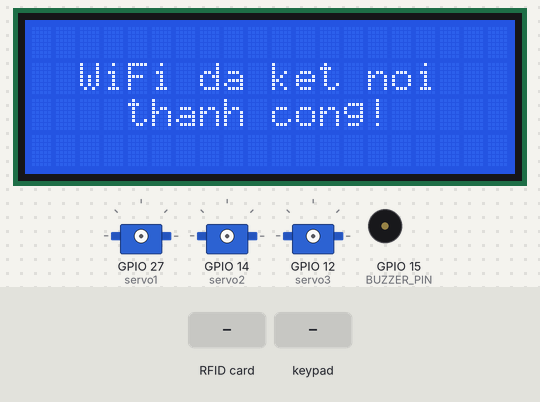
This sketch was run on a simulated ESP32. On the bench: 20×4 character LCD, 3 × servo, buzzer (waves = sounding, pin HIGH). The test bench sets the inputs (shaded band). WiFi joins after 1.5 s; servers stay silent unless stated; uploads are accepted with an empty reply; what the sketch prints to the serial monitor is not drawn.

Above: at 1.7 s.
At 5.9 s:
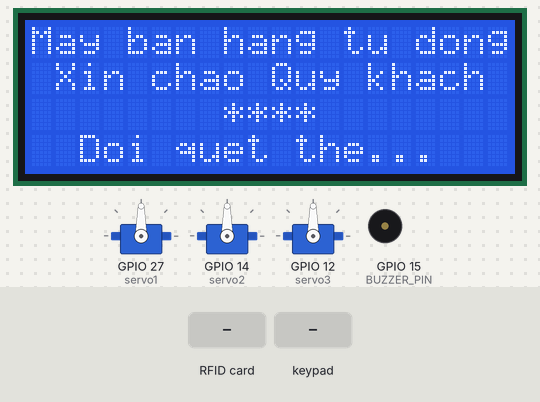
6.0 s: RFID card 5E 7A 19 C4 held to the reader
At 7.9 s:
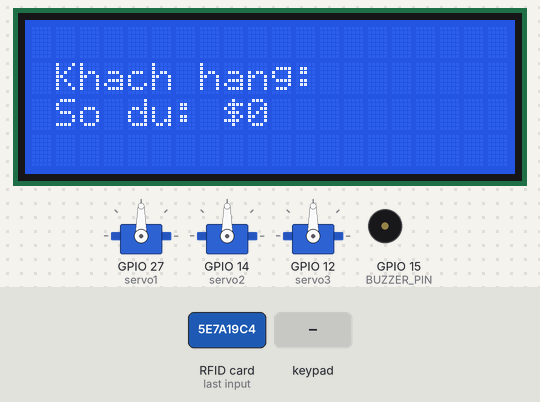
8.2 s: keypad keys 0 1 3 3 4 3 5 # pressed 0.4 s apart
At 13.2 s:
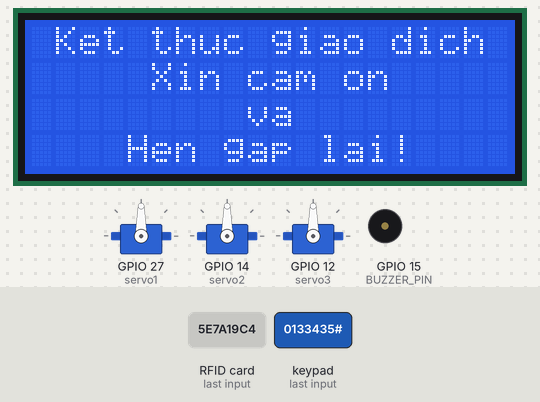
Timing chart, 0 to 14.7 s (numbered marks = the images above; inputs shaded):
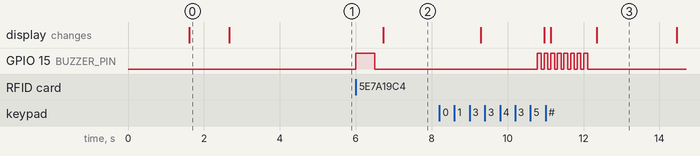

The sketch:

Source.ino
```cpp
// ==== KHAI BÁO THƯ VIỆN ====
#include <WiFi.h>
#include <HTTPClient.h>
#include <WiFiClientSecure.h>
#include <Wire.h>
#include <LiquidCrystal_I2C.h>
#include <Keypad.h>
#include <SPI.h>
#include <MFRC522.h>
#include <ESP32Servo.h>

// ==== WIFI ====
const char* ssid = "HuynhQuys";
const char* password = "244466666";

// ==== GOOGLE SCRIPT ====
const String scriptURL = "https://script.google.com/macros/s/AKfycbz6kQmtLExcuUelAeKr0sWueTosuHKTVhTfu-ygqH-k5GDo0uqm0nww5BEHbX5gKVov/exec";

// ==== CHÂN KẾT NỐI ====
#define RST_PIN  4
#define SS_PIN   5
#define BUZZER_PIN  15

// ==== LCD & KEYPAD ====
LiquidCrystal_I2C lcd(0x27, 20, 4);
const byte ROWS = 4;
const byte COLS = 4;
char keys[ROWS][COLS] = {
  {'1','2','3','A'},
  {'4','5','6','B'},
  {'7','8','9','C'},
  {'*','0','#','D'}
};
byte rowPins[ROWS] = {0, 13, 34, 35};
byte colPins[COLS] = {32, 33, 25, 26};
Keypad keypad = Keypad(makeKeymap(keys), rowPins, colPins, ROWS, COLS);

// ==== RFID ====
MFRC522 rfid(SS_PIN, RST_PIN);
String currentUID = "";
bool rfidDetected = false;

// ==== SERVO ====
Servo servo1, servo2, servo3;

// ==== GIÁ SẢN PHẨM ====
int PRODUCT_PRICES[] = {0, 1, 2, 3};
int userBalance = 0;
String enteredCode = "";
String userName = "";

void setup() {
  Serial.begin(115200);

  lcd.init();
  lcd.backlight();
  lcd.setCursor(0, 0);
  lcd.print("Dang ket noi WiFi...");

  WiFi.begin(ssid, password);
  while (WiFi.status() != WL_CONNECTED) {
    delay(500);
    Serial.print(".");
  }

  lcd.clear();
  lcd.setCursor(2, 1);
  lcd.print("WiFi da ket noi");
  lcd.setCursor(4, 2);
  lcd.print("thanh cong!");
  delay(1000);

  lcd.clear();
  lcd.setCursor(0, 0);
  lcd.print("May ban hang tu dong");
  lcd.setCursor(1, 1);
  lcd.print("Xin chao Quy khach");
  lcd.setCursor(8, 2);
  lcd.print("****");
  lcd.setCursor(2, 3);
  lcd.print("Doi quet the...");
  delay(2000);

  SPI.begin(18, 19, 23, SS_PIN);
  rfid.PCD_Init();

  servo1.attach(27);
  servo2.attach(14);
  servo3.attach(12);

  pinMode(BUZZER_PIN, OUTPUT);
  digitalWrite(BUZZER_PIN, LOW);
}

void loop() {
 if (!rfidDetected) {
  if (rfid.PICC_IsNewCardPresent() && rfid.PICC_ReadCardSerial()) {
    currentUID = "";
    for (byte i = 0; i < rfid.uid.size; i++) {
      if (rfid.uid.uidByte[i] < 0x10) currentUID += "0";
      currentUID += String(rfid.uid.uidByte[i], HEX);
      currentUID.toUpperCase();
    }
    longBeep();
    Serial.println("UID đọc được: " + currentUID);

    rfid.PICC_HaltA();

      // Gọi Google Script để lấy tên và số dư
      String userData = getUserInfo(currentUID);
      if (userData.startsWith("UNKNOWN")) {
       rfidDetected = false;
       return;
      }
      int separatorIndex = userData.indexOf('|');
      userName = userData.substring(0, separatorIndex);
      userBalance = userData.substring(separatorIndex + 1).toInt();

      rfidDetected = true;

      lcd.clear();
      lcd.setCursor(1, 1);
      lcd.print("Khach hang: " + userName);
      lcd.setCursor(1, 2);
      lcd.print("So du: $" + String(userBalance));
      delay(2500);

      lcd.clear();
      lcd.setCursor(0, 0);
      lcd.print("So du: $" + String(userBalance));
      lcd.setCursor(0, 1);
      lcd.print("Chon san pham");
      lcd.setCursor(0, 2);
      lcd.print("bang phim 1 2 3");
      lcd.setCursor(0, 3);
      lcd.print("Nhan phim # de thoat");
      delay(1500);
      enteredCode = "";
    }
    return;
  }

  char key = keypad.getKey();
  if (key) {
    beep();

    if (key == '*') {
      int code = enteredCode.toInt();
      if (code >= 1 && code <= 3) {
        int price = PRODUCT_PRICES[code];
        if (userBalance >= price) {
          userBalance -= price;
          lcd.clear();
          lcd.setCursor(3, 1);
          lcd.print("Thanh toan OK");
          lcd.setCursor(6, 2);
          lcd.print("Gia: $" + String(price));
          beep();
          delay(1000);
          activateServo(code);
        } else {
          lcd.clear();
          lcd.setCursor(3, 0);
          lcd.print("Khong du tien");
          lcd.setCursor(6, 1);
          lcd.print("Gia: $" + String(price));
          lcd.setCursor(1, 2);
          lcd.print("Vui long nap tien!");
          longBeep();
        }
      } else {
        lcd.clear();
        lcd.setCursor(2, 1);
        lcd.print("Ma khong hop le");
        lcd.setCursor(1, 2);
        lcd.print("Vui long nhap lai!");
        longBeep();
      }
      delay(2000);
      lcd.clear();
      lcd.setCursor(0, 0);
      lcd.print("So du: $" + String(userBalance));
      lcd.setCursor(0, 1);
      lcd.print("Chon san pham:");
      lcd.setCursor(0, 2);
      lcd.print("Nhan * de xac nhan");
      lcd.setCursor(0, 3);
      lcd.print("Nhan # de thoat");
      enteredCode = "";

    } else if (key == '#') {
      updateBalance(currentUID, userBalance);  // Cập nhật số dư mới
      lcd.clear();
      lcd.setCursor(1, 0);
      lcd.print("Ket thuc giao dich");
      lcd.setCursor(5, 1);
      lcd.print("Xin cam on");
      lcd.setCursor(9, 2);
      lcd.print("va");
      lcd.setCursor(4, 3);
      lcd.print("Hen gap lai!");
      delay(2000);

      rfidDetected = false;
      currentUID = "";
      userBalance = 0;
      enteredCode = "";
      rfid.PCD_Init();

      lcd.clear();
      lcd.setCursor(0, 0);
      lcd.print("May ban hang tu dong");
      lcd.setCursor(1, 1);
      lcd.print("Xin chao Quy khach");
      lcd.setCursor(8, 2);
      lcd.print("****");
      lcd.setCursor(2, 3);
      lcd.print("Doi quet the...");
    }

    else if (isDigit(key)) {
      if (enteredCode.length() < 2) {
        enteredCode += key;
        lcd.clear();
        lcd.setCursor(0, 0);
        lcd.print("Ma SP: " + enteredCode);
        lcd.setCursor(0, 1);
        lcd.print("Nhan * de xac nhan");
        lcd.setCursor(0, 2);
        lcd.print("Nhan # de thoat");
      }
    }
  }
}

// ==== HÀM PHỤ ====
void beep() {
  digitalWrite(BUZZER_PIN, HIGH);
  delay(100);
  digitalWrite(BUZZER_PIN, LOW);
}

void longBeep() {
  digitalWrite(BUZZER_PIN, HIGH);
  delay(500);
  digitalWrite(BUZZER_PIN, LOW);
}

void activateServo(int productCode) {
  switch (productCode) {
    case 1:
      servo1.write(0); delay(1120); servo1.write(90);
      break;
    case 2:
      servo2.write(0); delay(1070); servo2.write(90);
      break;
    case 3:
      servo3.write(0); delay(1210); servo3.write(90);
      break;
  }
}

// ==== HÀM GỌI API GOOGLE SCRIPT ====
String getUserInfo(String uid) {
  HTTPClient http;
  WiFiClientSecure client;
  client.setInsecure();  // Bỏ kiểm tra SSL

  String url = scriptURL + "?uid=" + uid;
  http.begin(client, url);
  http.setFollowRedirects(HTTPC_STRICT_FOLLOW_REDIRECTS);

  int httpCode = http.GET();
  if (httpCode == HTTP_CODE_OK) {
    String payload = http.getString();
    Serial.println("Phản hồi từ server: " + payload);
    http.end();  // Dọn tài nguyên

    // Kiểm tra nếu phản hồi là UNKNOWN
    if (payload.startsWith("UNKNOWN")) {
      lcd.clear();
      lcd.setCursor(1, 1);
      lcd.print("Khong tim thay UID");
      lcd.setCursor(8, 2);
      lcd.print("!!!!");
      delay(5000);
      lcd.clear();
      lcd.setCursor(0, 0);
      lcd.print("May ban hang tu dong");
      lcd.setCursor(1, 1);
      lcd.print("Xin chao Quy khach");
      lcd.setCursor(8, 2);
      lcd.print("****");
      lcd.setCursor(2, 3);
      lcd.print("Doi quet the...");
    }

    return payload;
  } else {
    Serial.println("Lỗi HTTP: " + String(httpCode));
    http.end();  // Dọn tài nguyên
    return "UNKNOWN";
  }
}


void updateBalance(String uid, int newBalance) {
  HTTPClient http;
  http.begin("https://script.google.com/macros/s/AKfycbz6kQmtLExcuUelAeKr0sWueTosuHKTVhTfu-ygqH-k5GDo0uqm0nww5BEHbX5gKVov/exec");
  http.addHeader("Content-Type", "application/x-www-form-urlencoded");

  String postData = "action=update&uid=" + uid + "&sodu=" + String(newBalance);
  int httpCode = http.POST(postData);

  if (httpCode > 0) {
    String response = http.getString();
    Serial.println("Cập nhật số dư: " + response);
  } else {
    Serial.println("Lỗi cập nhật số dư");
  }

  http.end();
}
```

Measured:
- after the input at 6.0 s, GPIO 15 (BUZZER_PIN): LOW → HIGH at once, → LOW 0.50 s later; the display: changes after 0.73 s (image 2)
- after the input at 8.2 s, GPIO 15 (BUZZER_PIN): alternates HIGH for 0.10 s and LOW for 0.07 s, 16 changes in all, then stays LOW, starting after 2.6 s; the display: first differs from a run without the input after 2.8 s (image 3 shows a later state)
- what the display in image 0 shows lasts 1.1 s, from 1.6 s to 2.7 s
